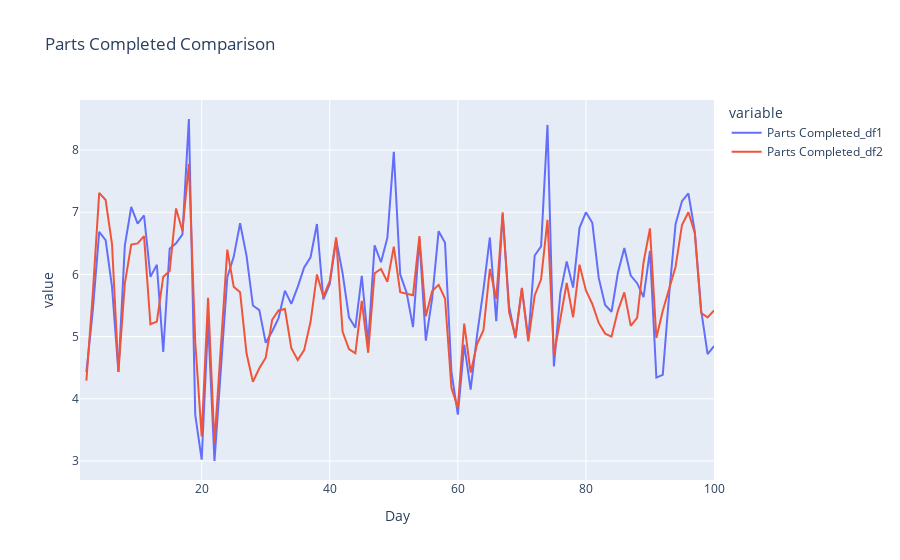
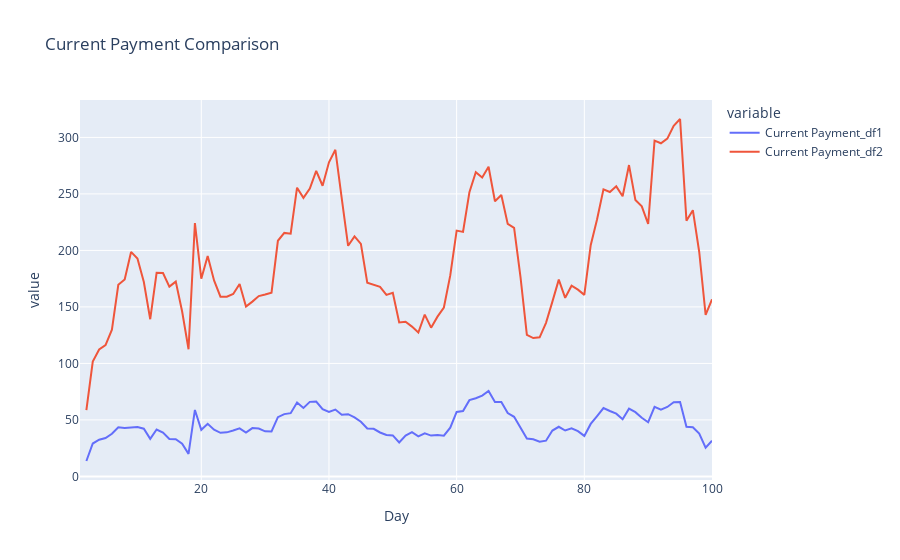

Here is the notebook cell these charts were saved with, in order:
### Code cell
import pandas as pd
import plotly.express as px
from scipy.stats import ttest_ind

# Load the datasets
df1 = pd.read_csv('investment_2023-12-11.csv')
df2 = pd.read_csv('investment_S2_2023-12-13.csv')

# Convert 'Parts Completed' and 'Current Payment' to numeric, handling missing values
df1['Parts Completed'] = pd.to_numeric(df1['Parts Completed'], errors='coerce')
df1['Current Payment'] = pd.to_numeric(df1['Current Payment'], errors='coerce')
df2['Parts Completed'] = pd.to_numeric(df2['Parts Completed'], errors='coerce')
df2['Current Payment'] = pd.to_numeric(df2['Current Payment'], errors='coerce')

# Group by 'Day' and calculate mean for 'Parts Completed' and 'Current Payment'
df1_grouped = df1.groupby('Day')[['Parts Completed', 'Current Payment']].mean().reset_index()
df2_grouped = df2.groupby('Day')[['Parts Completed', 'Current Payment']].mean().reset_index()

# Merge the grouped data for comparison
merged_df = pd.merge(df1_grouped, df2_grouped, on='Day', suffixes=('_df1', '_df2'))

# Perform a T-test for 'Parts Completed' and 'Current Payment' between the two datasets
ttest_parts = ttest_ind(df1['Parts Completed'].dropna(), df2['Parts Completed'].dropna())
ttest_payment = ttest_ind(df1['Current Payment'].dropna(), df2['Current Payment'].dropna())

print(f"T-test for Parts Completed: statistic={ttest_parts.statistic}, p-value={ttest_parts.pvalue}")
print(f"T-test for Current Payment: statistic={ttest_payment.statistic}, p-value={ttest_payment.pvalue}")

# Plotting
# Plot for 'Parts Completed'
fig_parts = px.line(merged_df, x='Day', y=['Parts Completed_df1', 'Parts Completed_df2'], title='Parts Completed Comparison')
fig_parts.show()

# Plot for 'Current Payment'
fig_payment = px.line(merged_df, x='Day', y=['Current Payment_df1', 'Current Payment_df2'], title='Current Payment Comparison')
fig_payment.show()

### Figure 1 — Plotly figure (JSON) as saved in the notebook; plotly's stock layout.template omitted (floating-point values rounded to 4 significant figures)
{"data": [{"hovertemplate": "variable=Parts Completed_df1<br>Day=%{x}<br>value=%{y}<extra></extra>", "legendgroup": "Parts Completed_df1", "line": {"color": "#636efa", "dash": "solid"}, "marker": {"symbol": "circle"}, "mode": "lines", "name": "Parts Completed_df1", "orientation": "v", "showlegend": true, "type": "scatter", "x": [1, 2, 3, 4, 5, 6, 7, 8, 9, 10, 11, 12, 13, 14, 15, 16, 17, 18, 19, 20, 21, 22, 23, 24, 25, 26, 27, 28, 29, 30, 31, 32, 33, 34, 35, 36, 37, 38, 39, 40, 41, 42, 43, 44, 45, 46, 47, 48, 49, 50, 51, 52, 53, 54, 55, 56, 57, 58, 59, 60, 61, 62, 63, 64, 65, 66, 67, 68, 69, 70, 71, 72, 73, 74, 75, 76, 77, 78, 79, 80, 81, 82, 83, 84, 85, 86, 87, 88, 89, 90, 91, 92, 93, 94, 95, 96, 97, 98, 99, 100], "xaxis": "x", "y": [null, 4.429, 5.422, 6.685, 6.554, 5.8, 4.431, 6.463, 7.085, 6.817, 6.948, 5.962, 6.156, 4.756, 6.415, 6.5, 6.646, 8.5, 3.739, 3.023, 5.243, 3, 4.515, 5.954, 6.283, 6.824, 6.302, 5.5, 5.426, 4.9, 5.083, 5.298, 5.739, 5.526, 5.8, 6.111, 6.277, 6.811, 5.6, 5.846, 6.559, 6.022, 5.31, 5.143, 5.976, 4.894, 6.468, 6.196, 6.591, 7.971, 6, 5.707, 5.154, 6.571, 4.935, 5.622, 6.696, 6.511, 4.432, 3.745, 4.87, 4.149, 5.023, 5.756, 6.595, 5.25, 6.969, 5.489, 4.975, 5.769, 4.96, 6.305, 6.451, 8.405, 4.521, 5.696, 6.208, 5.788, 6.75, 7, 6.831, 5.944, 5.51, 5.4, 6.033, 6.426, 5.981, 5.86, 5.636, 6.38, 4.341, 4.385, 5.679, 6.812, 7.179, 7.302, 6.692, 5.423, 4.719, 4.848], "yaxis": "y"}, {"hovertemplate": "variable=Parts Completed_df2<br>Day=%{x}<br>value=%{y}<extra></extra>", "legendgroup": "Parts Completed_df2", "line": {"color": "#EF553B", "dash": "solid"}, "marker": {"symbol": "circle"}, "mode": "lines", "name": "Parts Completed_df2", "orientation": "v", "showlegend": true, "type": "scatter", "x": [1, 2, 3, 4, 5, 6, 7, 8, 9, 10, 11, 12, 13, 14, 15, 16, 17, 18, 19, 20, 21, 22, 23, 24, 25, 26, 27, 28, 29, 30, 31, 32, 33, 34, 35, 36, 37, 38, 39, 40, 41, 42, 43, 44, 45, 46, 47, 48, 49, 50, 51, 52, 53, 54, 55, 56, 57, 58, 59, 60, 61, 62, 63, 64, 65, 66, 67, 68, 69, 70, 71, 72, 73, 74, 75, 76, 77, 78, 79, 80, 81, 82, 83, 84, 85, 86, 87, 88, 89, 90, 91, 92, 93, 94, 95, 96, 97, 98, 99, 100], "xaxis": "x", "y": [null, 4.293, 5.697, 7.312, 7.197, 6.49, 4.434, 5.852, 6.481, 6.5, 6.617, 5.2, 5.242, 5.965, 6.055, 7.061, 6.698, 7.78, 4.906, 3.396, 5.625, 3.288, 4.877, 6.4, 5.803, 5.713, 4.732, 4.275, 4.492, 4.662, 5.268, 5.421, 5.444, 4.813, 4.623, 4.783, 5.238, 6, 5.643, 5.894, 6.595, 5.082, 4.8, 4.732, 5.577, 4.741, 6.02, 6.088, 5.882, 6.447, 5.714, 5.694, 5.667, 6.617, 5.327, 5.733, 5.833, 5.614, 4.172, 3.862, 5.211, 4.421, 4.88, 5.102, 6.087, 5.608, 7, 5.396, 5, 5.783, 4.923, 5.662, 5.922, 6.878, 4.702, 5.28, 5.862, 5.311, 6.158, 5.743, 5.526, 5.221, 5.048, 5, 5.419, 5.712, 5.174, 5.303, 6.197, 6.741, 4.978, 5.417, 5.755, 6.125, 6.795, 7, 6.667, 5.379, 5.31, 5.419], "yaxis": "y"}], "layout": {"legend": {"title": {"text": "variable"}, "tracegroupgap": 0}, "title": {"text": "Parts Completed Comparison"}, "xaxis": {"anchor": "y", "domain": [0, 1], "title": {"text": "Day"}}, "yaxis": {"anchor": "x", "domain": [0, 1], "title": {"text": "value"}}}}

### Figure 2 — Plotly figure (JSON) as saved in the notebook; plotly's stock layout.template omitted (floating-point values rounded to 4 significant figures)
{"data": [{"hovertemplate": "variable=Current Payment_df1<br>Day=%{x}<br>value=%{y}<extra></extra>", "legendgroup": "Current Payment_df1", "line": {"color": "#636efa", "dash": "solid"}, "marker": {"symbol": "circle"}, "mode": "lines", "name": "Current Payment_df1", "orientation": "v", "showlegend": true, "type": "scatter", "x": [1, 2, 3, 4, 5, 6, 7, 8, 9, 10, 11, 12, 13, 14, 15, 16, 17, 18, 19, 20, 21, 22, 23, 24, 25, 26, 27, 28, 29, 30, 31, 32, 33, 34, 35, 36, 37, 38, 39, 40, 41, 42, 43, 44, 45, 46, 47, 48, 49, 50, 51, 52, 53, 54, 55, 56, 57, 58, 59, 60, 61, 62, 63, 64, 65, 66, 67, 68, 69, 70, 71, 72, 73, 74, 75, 76, 77, 78, 79, 80, 81, 82, 83, 84, 85, 86, 87, 88, 89, 90, 91, 92, 93, 94, 95, 96, 97, 98, 99, 100], "xaxis": "x", "y": [null, 13.65, 29.11, 32.46, 33.93, 37.76, 43.51, 42.93, 43.28, 43.78, 42.26, 33.27, 41.53, 38.76, 33.06, 32.89, 28.96, 19.98, 58.83, 41.23, 46.62, 41.35, 38.58, 39, 40.6, 42.53, 38.79, 42.76, 42.34, 39.94, 39.75, 52.4, 55.13, 55.96, 65.48, 60.57, 65.98, 66.24, 59.55, 57.03, 59.18, 54.63, 55.07, 52.31, 48.4, 42.49, 42.15, 38.88, 36.68, 36.26, 30.07, 36.1, 39.1, 35.52, 38.17, 36.16, 36.61, 36.07, 43.11, 57.04, 57.91, 67.49, 69.16, 71.54, 75.62, 65.95, 65.94, 56.04, 52.8, 43.1, 33.52, 32.81, 30.78, 31.62, 40.56, 43.93, 40.62, 42.6, 40.04, 35.84, 46.46, 53.33, 60.47, 57.89, 55.52, 50.57, 59.96, 56.89, 51.93, 47.96, 61.52, 59.1, 61.45, 65.6, 65.82, 43.98, 43.5, 38, 25.5, 31.55], "yaxis": "y"}, {"hovertemplate": "variable=Current Payment_df2<br>Day=%{x}<br>value=%{y}<extra></extra>", "legendgroup": "Current Payment_df2", "line": {"color": "#EF553B", "dash": "solid"}, "marker": {"symbol": "circle"}, "mode": "lines", "name": "Current Payment_df2", "orientation": "v", "showlegend": true, "type": "scatter", "x": [1, 2, 3, 4, 5, 6, 7, 8, 9, 10, 11, 12, 13, 14, 15, 16, 17, 18, 19, 20, 21, 22, 23, 24, 25, 26, 27, 28, 29, 30, 31, 32, 33, 34, 35, 36, 37, 38, 39, 40, 41, 42, 43, 44, 45, 46, 47, 48, 49, 50, 51, 52, 53, 54, 55, 56, 57, 58, 59, 60, 61, 62, 63, 64, 65, 66, 67, 68, 69, 70, 71, 72, 73, 74, 75, 76, 77, 78, 79, 80, 81, 82, 83, 84, 85, 86, 87, 88, 89, 90, 91, 92, 93, 94, 95, 96, 97, 98, 99, 100], "xaxis": "x", "y": [null, 58.62, 101.6, 112.4, 116.2, 129.9, 169.6, 174.2, 198.7, 192.8, 172.1, 139.1, 180.2, 180.0, 168.0, 172.4, 146.0, 112.5, 224.2, 175, 195, 173.5, 159.1, 159.1, 161.4, 170.3, 150.4, 154.7, 159.6, 160.9, 162.6, 208.6, 215.5, 214.8, 255.5, 246.6, 254.7, 270.4, 257.2, 278.0, 289.1, 246.1, 204.1, 212.5, 205.8, 171.5, 169.9, 167.8, 160.6, 162.4, 136.2, 136.9, 132.6, 127.4, 143.1, 131.6, 141.4, 149.5, 177.9, 217.5, 216.4, 251.5, 269.3, 264.5, 274.1, 243.5, 249.1, 223.5, 220.0, 176.7, 125.3, 122.4, 123.1, 135.9, 154.7, 174.2, 158.1, 168.7, 165.3, 160.7, 204.6, 227.6, 254, 251.7, 256.7, 247.9, 275.5, 244.7, 239, 223.4, 297.1, 294.8, 298.9, 310.2, 316.3, 226.3, 235.6, 198.6, 143.0, 156.7], "yaxis": "y"}], "layout": {"legend": {"title": {"text": "variable"}, "tracegroupgap": 0}, "title": {"text": "Current Payment Comparison"}, "xaxis": {"anchor": "y", "domain": [0, 1], "title": {"text": "Day"}}, "yaxis": {"anchor": "x", "domain": [0, 1], "title": {"text": "value"}}}}
